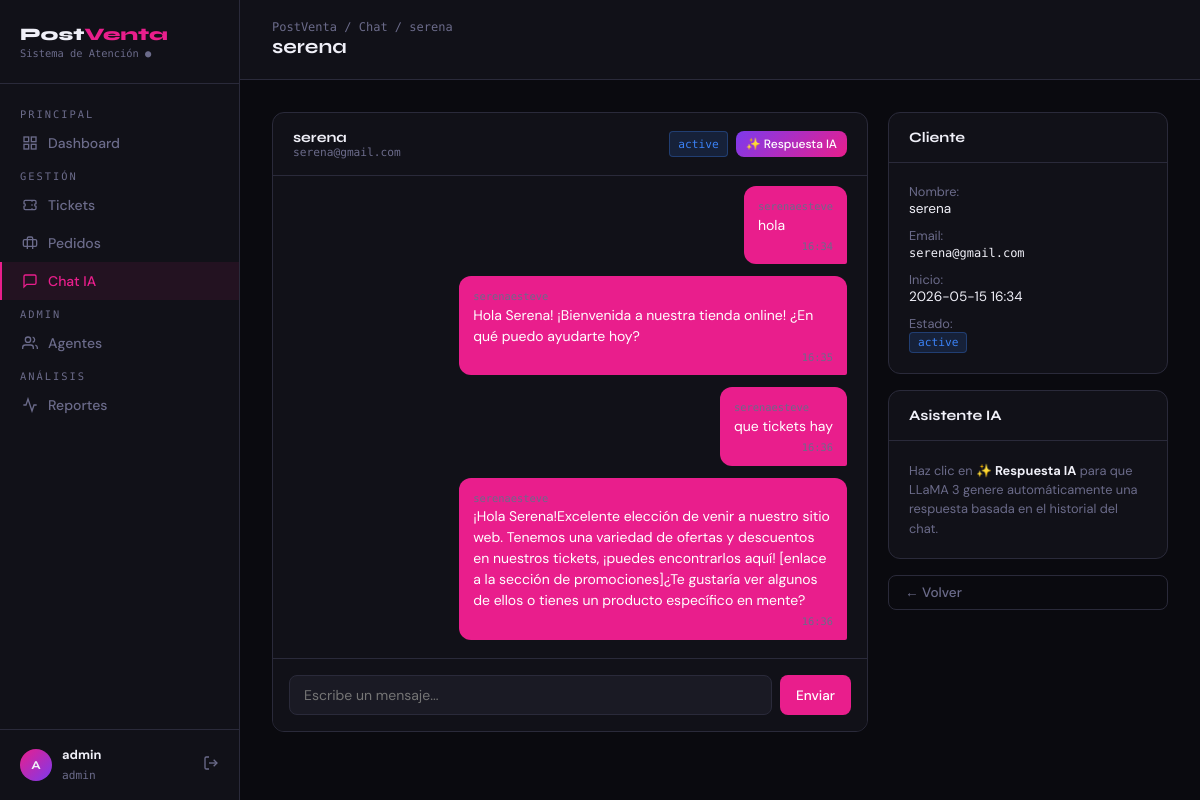
/chat/3f2997c4-afd (signed in), run on the app's committed database.
### tables this page shows
CREATE TABLE chat_sessions (
        id INTEGER PRIMARY KEY AUTOINCREMENT,
        session_id TEXT UNIQUE NOT NULL,
        customer_name TEXT NOT NULL,
        customer_email TEXT NOT NULL,
        status TEXT DEFAULT 'active',
        created_at TIMESTAMP DEFAULT CURRENT_TIMESTAMP
    );

CREATE TABLE chat_messages (
        id INTEGER PRIMARY KEY AUTOINCREMENT,
        session_id TEXT NOT NULL,
        sender TEXT NOT NULL,
        message TEXT NOT NULL,
        is_ai BOOLEAN DEFAULT 0,
        created_at TIMESTAMP DEFAULT CURRENT_TIMESTAMP
    );

### app.py (the view)
@app.route('/chat/<session_id>')
@login_required
def chat_session(session_id):
    conn = get_db()
    chat_sess = conn.execute("SELECT * FROM chat_sessions WHERE session_id=?", (session_id,)).fetchone()
    msgs = conn.execute("SELECT * FROM chat_messages WHERE session_id=? ORDER BY created_at", (session_id,)).fetchall()
    conn.close()
    return render_template('chat_session.html', chat_session=chat_sess, messages=msgs)

### app.py (called while the page is built)
def get_db():
    conn = sqlite3.connect(DB)
    conn.row_factory = sqlite3.Row
    return conn

def login_required(f):
    from functools import wraps
    @wraps(f)
    def decorated(*args, **kwargs):
        if 'user_id' not in session:
            return redirect(url_for('login'))
        return f(*args, **kwargs)
    return decorated

### templates/chat_session.html (shortened to what this page needs)
{% extends "base.html" %}
{% block breadcrumb %}Chat / {{ chat_session.customer_name }}{% endblock %}
{% block page_title %}{{ chat_session.customer_name }}{% endblock %}
{% block content %}
<div class="chat-layout">
  <div class="card chat-area">
    <div class="card-header" style="flex-shrink:0">
      <div>
        <h3>{{ chat_session.customer_name }}</h3>
        <div class="text-muted font-mono" style="font-size:.7rem">{{ chat_session.customer_email }}</div>
      </div>
      <div class="flex gap-8">
        <span class="badge badge-{{ 'open' if chat_session.status=='active' else 'resolved' }}">{{ chat_session.status }}</span>
        <button class="btn btn-ai btn-sm" onclick="getAIReply()">✨ Respuesta IA</button>
      </div>
    </div>
    <div class="chat-messages" id="chat-messages">
      {% for m in messages %}
      <div class="msg-row {{ 'agent-msg' if m.sender != chat_session.customer_name else '' }}">
        <div class="bubble {{ 'bubble-agent' if m.sender != chat_session.customer_name else ('bubble-ai' if m.is_ai else 'bubble-customer') }}">
          <div class="msg-meta">{{ m.sender }}</div>
          {{ m.message }}
          <div class="msg-meta" style="text-align:right">{{ m.created_at[11:16] }}</div>
        </div>
      </div>
      {% else %}
      <div class="empty">Inicia la conversación</div>
      {% endfor %}
    </div>
    <div class="chat-input-area">
      <form method="POST" action="{{ url_for('chat_reply', session_id=chat_session.session_id) }}">
        <div class="flex gap-8">
          <input class="form-control" name="message" id="reply-input" placeholder="Escribe un mensaje..." required>
          <button type="submit" class="btn btn-primary">Enviar</button>
        </div>
      </form>
    </div>
  </div>
  <div style="display:flex;flex-direction:column;gap:16px">
    <div class="card">
      <div class="card-header"><h3>Cliente</h3></div>
      <div class="card-body">
        <div style="display:flex;flex-direction:column;gap:10px;font-size:.85rem">
          <div><span class="text-muted">Nombre:</span><br>{{ chat_session.customer_name }}</div>
          <div><span class="text-muted">Email:</span><br><span class="font-mono" style="font-size:.75rem">{{ chat_session.customer_email }}</span></div>
          <div><span class="text-muted">Inicio:</span><br>{{ chat_session.created_at[:16] }}</div>
          <div><span class="text-muted">Estado:</span><br><span class="badge badge-{{ 'open' if chat_session.status=='active' else 'resolved' }}">{{ chat_session.status }}</span></div>
        </div>
      </div>
    </div>
    <div class="card">
      <div class="card-header"><h3>Asistente IA</h3></div>
      <div class="card-body">
        <p class="text-muted" style="font-size:.8rem;line-height:1.5">Haz clic en <strong style="color:var(--text)">✨ Respuesta IA</strong> para que LLaMA 3 genere automáticamente una respuesta basada en el historial del chat.</p>
      </div>
    </div>
    <a href="{{ url_for('chat') }}" class="btn btn-ghost">← Volver</a>
  </div>
</div>
{% endblock %}

### templates/base.html (style rules this page uses)
:root { --bg: #0a0a0f; --surface: #111118; --surface2: #1a1a24; --border: #2a2a3a; --accent: #e91e8c; --accent2: #7c3aed; --accent3: #00d4aa; --text: #f0f0f8; --muted: #6b6b8a; --danger: #ef4444; --warning: #f59e0b; --success: #10b981; --info: #3b82f6; --sidebar-w: 240px; }
* { margin: 0; padding: 0; box-sizing: border-box; }
body { background: var(--bg); color: var(--text); font-family: 'DM Sans', sans-serif; min-height: 100vh; display: flex; }
.card { background: var(--surface); border: 1px solid var(--border); border-radius: 12px; overflow: hidden; }
.card-header { padding: 16px 20px; border-bottom: 1px solid var(--border); display: flex; align-items: center; justify-content: space-between; }
.card-header h3 { font-family: 'Syne'; font-size: .9rem; font-weight: 700; }
.card-body { padding: 20px; }
.badge { display: inline-flex; align-items: center; gap: 4px; padding: 3px 8px; border-radius: 4px; font-size: .7rem; font-family: 'DM Mono'; font-weight: 500; white-space: nowrap; }
.badge-open { background: rgba(59,130,246,.15); color: var(--info); border: 1px solid rgba(59,130,246,.3); }
.btn { display: inline-flex; align-items: center; gap: 6px; padding: 8px 16px; border-radius: 8px; border: none; cursor: pointer; font-family: 'DM Sans'; font-size: .85rem; font-weight: 500; text-decoration: none; transition: all .15s; }
.btn-primary { background: var(--accent); color: white; }
.btn-sm { padding: 5px 10px; font-size: .75rem; }
.btn-ghost { background: transparent; color: var(--muted); border: 1px solid var(--border); }
.btn-ai { background: linear-gradient(135deg, var(--accent2), var(--accent)); color: white; }
.form-control { width: 100%; padding: 10px 14px; background: var(--surface2); border: 1px solid var(--border); border-radius: 8px; color: var(--text); font-family: 'DM Sans'; font-size: .875rem; transition: border-color .15s; }
.flex { display: flex; }
.gap-8 { gap: 8px; }
.text-muted { color: var(--muted); font-size: .8rem; }
.font-mono { font-family: 'DM Mono'; }

### templates/chat_session.html (style rules this page uses)
.chat-layout { display: grid; grid-template-columns: 1fr 280px; gap: 20px; height: calc(100vh - 180px); }
.chat-area { display: flex; flex-direction: column; }
.chat-messages { flex: 1; overflow-y: auto; padding: 20px; display: flex; flex-direction: column; gap: 12px; min-height: 0; }
.msg-row { display: flex; gap: 10px; }
.msg-row.agent-msg { flex-direction: row-reverse; }
.bubble { max-width: 70%; padding: 10px 14px; border-radius: 12px; font-size: .875rem; line-height: 1.5; }
.bubble-agent { background: var(--accent); color: white; border-radius: 12px 12px 2px 12px; }
.msg-meta { font-size:.65rem; color:var(--muted); margin-top:3px; font-family:'DM Mono'; }
.chat-input-area { padding: 16px; border-top: 1px solid var(--border); background: var(--surface); flex-shrink: 0; }

### data on the page
chat_sessions: customer_name "serena", customer_email "serena@gmail.com", status "active", created_at "2026-05-15 16:34"
chat_messages: message "hola"
chat_messages: message "Hola Serena! ¡Bienvenida a nuestra tienda online! ¿En qué puedo ayudarte hoy?"
chat_messages: message "que tickets hay"
chat_messages: message "¡Hola Serena!Excelente elección de venir a nuestro sitio web. Tenemos una variedad de ofertas y descuentos en nuestros tickets, ¡puedes encontrarlos aquí! [enlace a la sección de promociones]¿Te gustaría ver algunos de ellos o tienes un producto específico en mente?"

### other printed values
{{ session.username[0]|upper if session.username }} "A"
{{ session.username }} "admin"
{{ session.role }} "admin"
